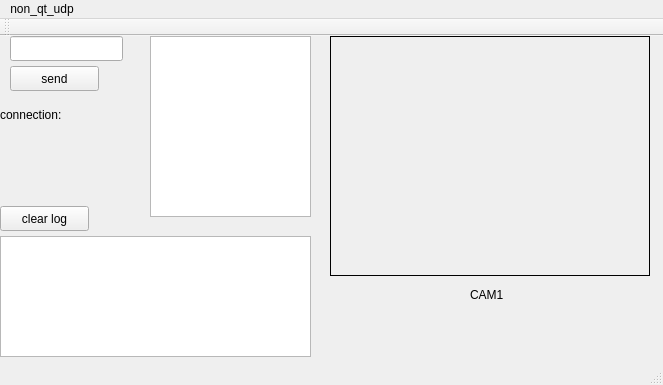
<?xml version="1.0" encoding="UTF-8"?>
<ui version="4.0">
 <class>MainWindow</class>
 <widget class="QMainWindow" name="MainWindow">
  <property name="geometry">
   <rect>
    <x>0</x>
    <y>0</y>
    <width>663</width>
    <height>385</height>
   </rect>
  </property>
  <property name="windowTitle">
   <string>MainWindow</string>
  </property>
  <widget class="QWidget" name="centralWidget">
   <widget class="QLabel" name="connection">
    <property name="geometry">
     <rect>
      <x>80</x>
      <y>70</y>
      <width>67</width>
      <height>17</height>
     </rect>
    </property>
    <property name="text">
     <string/>
    </property>
   </widget>
   <widget class="QTextEdit" name="send_log">
    <property name="geometry">
     <rect>
      <x>0</x>
      <y>200</y>
      <width>311</width>
      <height>121</height>
     </rect>
    </property>
   </widget>
   <widget class="QLabel" name="label">
    <property name="geometry">
     <rect>
      <x>0</x>
      <y>70</y>
      <width>81</width>
      <height>17</height>
     </rect>
    </property>
    <property name="text">
     <string>connection:</string>
    </property>
   </widget>
   <widget class="QTextEdit" name="log">
    <property name="geometry">
     <rect>
      <x>150</x>
      <y>0</y>
      <width>161</width>
      <height>181</height>
     </rect>
    </property>
   </widget>
   <widget class="QPushButton" name="pushButton_2">
    <property name="geometry">
     <rect>
      <x>0</x>
      <y>170</y>
      <width>89</width>
      <height>25</height>
     </rect>
    </property>
    <property name="text">
     <string>clear log</string>
    </property>
   </widget>
   <widget class="QPushButton" name="pushButton">
    <property name="geometry">
     <rect>
      <x>10</x>
      <y>30</y>
      <width>89</width>
      <height>25</height>
     </rect>
    </property>
    <property name="text">
     <string>send</string>
    </property>
   </widget>
   <widget class="QLineEdit" name="send_text">
    <property name="geometry">
     <rect>
      <x>10</x>
      <y>0</y>
      <width>113</width>
      <height>25</height>
     </rect>
    </property>
   </widget>
   <widget class="QLabel" name="label_2">
    <property name="geometry">
     <rect>
      <x>470</x>
      <y>250</y>
      <width>51</width>
      <height>17</height>
     </rect>
    </property>
    <property name="text">
     <string>CAM1</string>
    </property>
   </widget>
   <widget class="QLabel" name="ip">
    <property name="geometry">
     <rect>
      <x>0</x>
      <y>90</y>
      <width>141</width>
      <height>17</height>
     </rect>
    </property>
    <property name="text">
     <string/>
    </property>
   </widget>
   <widget class="QLabel" name="robot_cam">
    <property name="geometry">
     <rect>
      <x>330</x>
      <y>0</y>
      <width>320</width>
      <height>240</height>
     </rect>
    </property>
    <property name="frameShape">
     <enum>QFrame::Box</enum>
    </property>
    <property name="text">
     <string/>
    </property>
   </widget>
   <widget class="QLabel" name="label_3">
    <property name="geometry">
     <rect>
      <x>540</x>
      <y>360</y>
      <width>121</width>
      <height>17</height>
     </rect>
    </property>
    <property name="text">
     <string>udpOPERATOR</string>
    </property>
   </widget>
  </widget>
  <widget class="QMenuBar" name="menuBar">
   <property name="geometry">
    <rect>
     <x>0</x>
     <y>0</y>
     <width>663</width>
     <height>22</height>
    </rect>
   </property>
   <widget class="QMenu" name="menunon_qt_udp">
    <property name="title">
     <string>non_qt_udp</string>
    </property>
   </widget>
   <addaction name="menunon_qt_udp"/>
  </widget>
  <widget class="QToolBar" name="mainToolBar">
   <attribute name="toolBarArea">
    <enum>TopToolBarArea</enum>
   </attribute>
   <attribute name="toolBarBreak">
    <bool>false</bool>
   </attribute>
  </widget>
  <widget class="QStatusBar" name="statusBar"/>
 </widget>
 <layoutdefault spacing="6" margin="11"/>
 <resources/>
 <connections/>
</ui>
